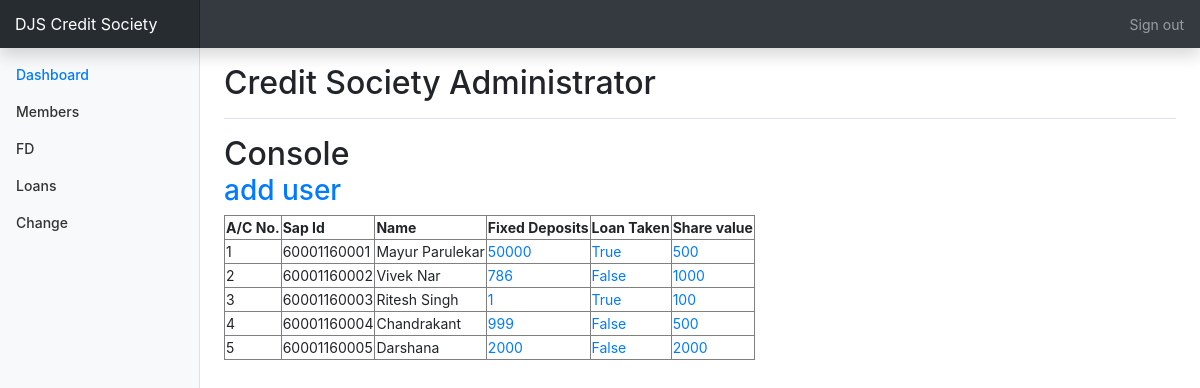
The app's page /csadmin/ (signed in), older data.
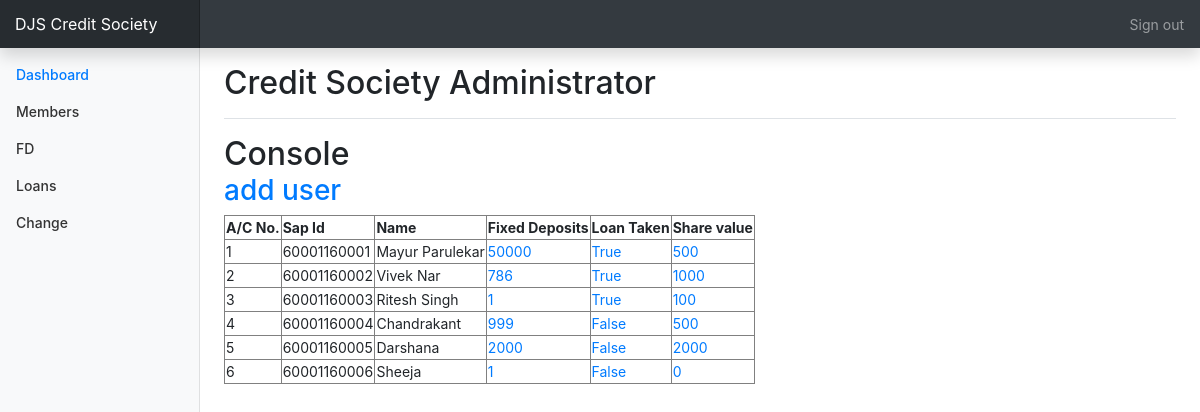
The same page, newer data.
### status/models.py (models this page shows, shortened)
class Account(models.Model):
    accountnumber=models.IntegerField(null=False,unique=True)
    username=models.ForeignKey(User,on_delete=models.SET_NULL,null=True,unique=True)
    name=models.CharField(max_length=50,null=False)
    sapid=models.IntegerField(null=False,unique=True)
    dateofjoining=models.DateField(null=False)
    sharevalue=models.IntegerField(default=0,null=False)
    shareamount=models.IntegerField(default=0,null=False)
    sharebalance=models.IntegerField(default=0)
    cdamount=models.IntegerField(default=0)
    cdbalance=models.IntegerField(default=0)
    totalamount=models.IntegerField(default=0)
    sharesstartingnumber=models.IntegerField(null=True)
    sharesendingnumber=models.IntegerField(null=True)
    isloantaken=models.BooleanField(default=False)
    longloanamount=models.FloatField(blank=True,null=True)
    longloanprinciple=models.FloatField(blank=True,null=True)
    longloanperiod=models.IntegerField(blank=True,null=True)
    longloaninterestamount=models.FloatField(blank=True,null=True)
    longloanbalance=models.FloatField(blank=True,null=True,default=0)
    longloanemi=models.FloatField(blank=True,null=True)
    emerloanamount=models.FloatField(blank=True,null=True)
    emerloanprinciple=models.FloatField(blank=True,null=True)
    emerloanperiod=models.IntegerField(blank=True,null=True)
    emerloaninterestamount=models.FloatField(blank=True,null=True)
    emerloanbalance=models.FloatField(blank=True,null=True)
    emerloanemi=models.IntegerField(blank=True,null=True)
    fdcapital=models.IntegerField(default=0,null=True)
    fdmaturitydate=models.DateField(null=True)

### csadmin/views.py (the view)
# urls.py: path('', views.commander,name="commander"),
@login_required
def commander(request):
    Members=Account.objects.all()
    context={
        'dashb':"active",
        'Members':Members,
    }
    return render (request,'console.html',context=context)

### csadmin/templates/console.html (shortened to what this page needs)
{%extends 'base.html'%}
{%block content%}
<h2>Console <a href="{% url 'csadmin:user_create'%}"><h3> add user</h3></a></h2>
<div class="table-responsive">
  <table border="1">
    <thead>
      <tr>
        <th>A/C No.</th>
        <th>Sap Id</th>
        <th>Name</th>
        <th>Fixed Deposits</th>
        <th>Loan Taken</th>
        <th>Share value</th>
      </tr>
    </thead>
    <tbody>
      {%for i in Members%}
      <tr>
        <td>{{i.accountnumber}}</td>
        <td>{{i.sapid}}</td>
        <td>{{i.name}}</td>
        <td><a href="{% url 'csadmin:fd_update' pk=i.pk %}">{{i.fdcapital}}</a></td>
        <td><a href="{% url 'csadmin:loan_update' pk=i.pk %}">{{i.isloantaken}}</a></td>
        <td><a href="{% url 'csadmin:shares _update' pk=i.pk %}">{{i.sharevalue}}</a></td>
      </tr>
      {%endfor%}
    </tbody>
  </table>
</div>
</div>
{%endblock%}

Row changes from the older to the newer data that the page shows:
changed Account "Vivek Nar": isloantaken "False" → "True"
added Account: accountnumber "6", sapid "60001160006", name "Sheeja", fdcapital "1", isloantaken "False", sharevalue "0"
